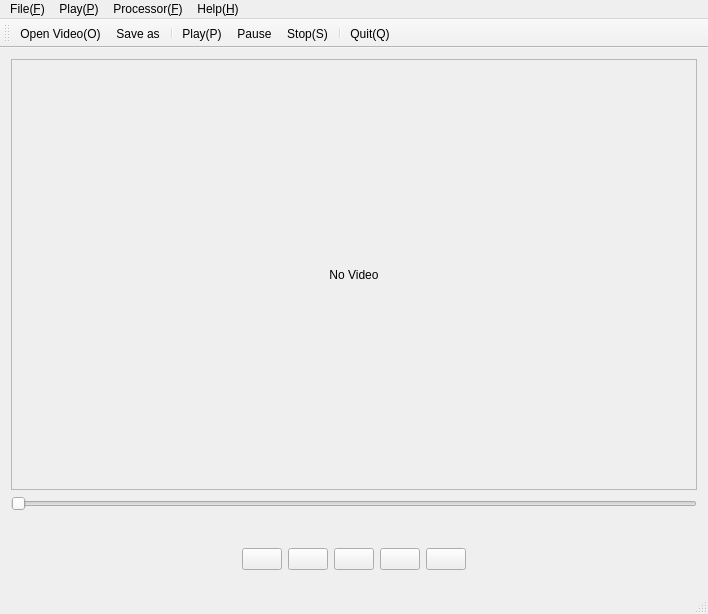
<?xml version="1.0" encoding="UTF-8"?>
<ui version="4.0">
 <class>MainWindow</class>
 <widget class="QMainWindow" name="MainWindow">
  <property name="geometry">
   <rect>
    <x>0</x>
    <y>0</y>
    <width>708</width>
    <height>614</height>
   </rect>
  </property>
  <property name="windowTitle">
   <string>VideoPlayer</string>
  </property>
  <widget class="QWidget" name="centralWidget">
   <layout class="QGridLayout" name="gridLayout">
    <item row="0" column="0">
     <widget class="QScrollArea" name="scrollArea">
      <property name="widgetResizable">
       <bool>true</bool>
      </property>
      <widget class="QWidget" name="scrollAreaWidgetContents">
       <property name="geometry">
        <rect>
         <x>0</x>
         <y>0</y>
         <width>688</width>
         <height>427</height>
        </rect>
       </property>
       <layout class="QGridLayout" name="gridLayout_2">
        <item row="0" column="0">
         <widget class="QLabel" name="videoLabel">
          <property name="text">
           <string>No Video</string>
          </property>
          <property name="alignment">
           <set>Qt::AlignCenter</set>
          </property>
         </widget>
        </item>
       </layout>
      </widget>
     </widget>
    </item>
    <item row="4" column="0">
     <widget class="QWidget" name="widget" native="true">
      <layout class="QHBoxLayout" name="horizontalLayout">
       <item>
        <spacer name="horizontalSpacer">
         <property name="orientation">
          <enum>Qt::Horizontal</enum>
         </property>
         <property name="sizeHint" stdset="0">
          <size>
           <width>40</width>
           <height>20</height>
          </size>
         </property>
        </spacer>
       </item>
       <item>
        <widget class="QPushButton" name="btnLast">
         <property name="text">
          <string/>
         </property>
         <property name="icon">
          <iconset resource="myResources.qrc">
           <normaloff>:/myImages/actions/media-seek-backward.png</normaloff>:/myImages/actions/media-seek-backward.png</iconset>
         </property>
        </widget>
       </item>
       <item>
        <widget class="QPushButton" name="btnPlay">
         <property name="text">
          <string/>
         </property>
         <property name="icon">
          <iconset resource="myResources.qrc">
           <normaloff>:/myImages/actions/gtk-media-play-ltr.png</normaloff>:/myImages/actions/gtk-media-play-ltr.png</iconset>
         </property>
        </widget>
       </item>
       <item>
        <widget class="QPushButton" name="btnPause">
         <property name="text">
          <string/>
         </property>
         <property name="icon">
          <iconset resource="myResources.qrc">
           <normaloff>:/myImages/actions/gtk-media-pause.png</normaloff>:/myImages/actions/gtk-media-pause.png</iconset>
         </property>
        </widget>
       </item>
       <item>
        <widget class="QPushButton" name="btnStop">
         <property name="text">
          <string/>
         </property>
         <property name="icon">
          <iconset resource="myResources.qrc">
           <normaloff>:/myImages/actions/gtk-media-stop.png</normaloff>:/myImages/actions/gtk-media-stop.png</iconset>
         </property>
        </widget>
       </item>
       <item>
        <widget class="QPushButton" name="btnNext">
         <property name="text">
          <string/>
         </property>
         <property name="icon">
          <iconset resource="myResources.qrc">
           <normaloff>:/myImages/actions/gtk-media-forward-ltr.png</normaloff>:/myImages/actions/gtk-media-forward-ltr.png</iconset>
         </property>
        </widget>
       </item>
       <item>
        <spacer name="horizontalSpacer_2">
         <property name="orientation">
          <enum>Qt::Horizontal</enum>
         </property>
         <property name="sizeHint" stdset="0">
          <size>
           <width>40</width>
           <height>20</height>
          </size>
         </property>
        </spacer>
       </item>
      </layout>
     </widget>
    </item>
    <item row="2" column="0">
     <widget class="QSlider" name="progressSlider">
      <property name="orientation">
       <enum>Qt::Horizontal</enum>
      </property>
     </widget>
    </item>
    <item row="3" column="0">
     <widget class="QLabel" name="timeLabel">
      <property name="text">
       <string/>
      </property>
      <property name="alignment">
       <set>Qt::AlignRight|Qt::AlignTrailing|Qt::AlignVCenter</set>
      </property>
     </widget>
    </item>
   </layout>
  </widget>
  <widget class="QMenuBar" name="menuBar">
   <property name="geometry">
    <rect>
     <x>0</x>
     <y>0</y>
     <width>708</width>
     <height>17</height>
    </rect>
   </property>
   <widget class="QMenu" name="menu_File">
    <property name="title">
     <string>File(&amp;F)</string>
    </property>
    <addaction name="actionOpen"/>
    <addaction name="actionClose"/>
    <addaction name="separator"/>
    <addaction name="actionSave_as"/>
    <addaction name="separator"/>
    <addaction name="actionClean_Temp_Files"/>
    <addaction name="separator"/>
    <addaction name="actionQuit"/>
   </widget>
   <widget class="QMenu" name="menuProcessor">
    <property name="title">
     <string>Processor(&amp;F)</string>
    </property>
    <addaction name="action_Morpho"/>
   </widget>
   <widget class="QMenu" name="menuHelp">
    <property name="title">
     <string>Help(&amp;H)</string>
    </property>
    <addaction name="actionAbout"/>
    <addaction name="actionAbout_Qt"/>
   </widget>
   <widget class="QMenu" name="menuPlay">
    <property name="title">
     <string>Play(&amp;P)</string>
    </property>
    <addaction name="actionPlay"/>
    <addaction name="actionPause"/>
    <addaction name="actionStop_S"/>
    <addaction name="actionLast_Frame_L"/>
    <addaction name="actionNext_Frame_N"/>
   </widget>
   <addaction name="menu_File"/>
   <addaction name="menuPlay"/>
   <addaction name="menuProcessor"/>
   <addaction name="menuHelp"/>
  </widget>
  <widget class="QToolBar" name="mainToolBar">
   <attribute name="toolBarArea">
    <enum>TopToolBarArea</enum>
   </attribute>
   <attribute name="toolBarBreak">
    <bool>false</bool>
   </attribute>
   <addaction name="actionOpen"/>
   <addaction name="actionSave_as"/>
   <addaction name="separator"/>
   <addaction name="actionPlay"/>
   <addaction name="actionPause"/>
   <addaction name="actionStop_S"/>
   <addaction name="separator"/>
   <addaction name="actionQuit"/>
  </widget>
  <widget class="QStatusBar" name="statusBar"/>
  <action name="actionOpen">
   <property name="icon">
    <iconset resource="myResources.qrc">
     <normaloff>:/myImages/actions/document-open.png</normaloff>:/myImages/actions/document-open.png</iconset>
   </property>
   <property name="text">
    <string>Open Video(&amp;O)</string>
   </property>
   <property name="shortcut">
    <string>Ctrl+O</string>
   </property>
  </action>
  <action name="actionClose">
   <property name="icon">
    <iconset resource="myResources.qrc">
     <normaloff>:/myImages/actions/gtk-close.png</normaloff>:/myImages/actions/gtk-close.png</iconset>
   </property>
   <property name="text">
    <string>Close Video(&amp;C)</string>
   </property>
   <property name="shortcut">
    <string>Ctrl+W</string>
   </property>
  </action>
  <action name="actionQuit">
   <property name="icon">
    <iconset resource="myResources.qrc">
     <normaloff>:/myImages/actions/gtk-quit.png</normaloff>:/myImages/actions/gtk-quit.png</iconset>
   </property>
   <property name="text">
    <string>Quit(&amp;Q)</string>
   </property>
   <property name="shortcut">
    <string>Ctrl+Q</string>
   </property>
  </action>
  <action name="actionSave_as">
   <property name="icon">
    <iconset resource="myResources.qrc">
     <normaloff>:/myImages/actions/document-save-as.png</normaloff>:/myImages/actions/document-save-as.png</iconset>
   </property>
   <property name="text">
    <string>Save as</string>
   </property>
   <property name="shortcut">
    <string>Ctrl+Shift+S</string>
   </property>
  </action>
  <action name="actionAbout">
   <property name="icon">
    <iconset resource="myResources.qrc">
     <normaloff>:/myImages/actions/gtk-about.png</normaloff>:/myImages/actions/gtk-about.png</iconset>
   </property>
   <property name="text">
    <string>About(&amp;A)</string>
   </property>
   <property name="shortcut">
    <string>F1</string>
   </property>
  </action>
  <action name="actionAbout_Qt">
   <property name="icon">
    <iconset resource="myResources.qrc">
     <normaloff>:/myImages/actions/gtk-help.png</normaloff>:/myImages/actions/gtk-help.png</iconset>
   </property>
   <property name="text">
    <string>About &amp;Qt</string>
   </property>
  </action>
  <action name="actionPlay">
   <property name="icon">
    <iconset resource="myResources.qrc">
     <normaloff>:/myImages/actions/gtk-media-play-ltr.png</normaloff>:/myImages/actions/gtk-media-play-ltr.png</iconset>
   </property>
   <property name="text">
    <string>Play(&amp;P)</string>
   </property>
   <property name="shortcut">
    <string>Ctrl+Shift+P</string>
   </property>
  </action>
  <action name="actionStop_S">
   <property name="icon">
    <iconset resource="myResources.qrc">
     <normaloff>:/myImages/actions/gtk-media-stop.png</normaloff>:/myImages/actions/gtk-media-stop.png</iconset>
   </property>
   <property name="text">
    <string>Stop(&amp;S)</string>
   </property>
   <property name="shortcut">
    <string>Ctrl+Shift+T</string>
   </property>
  </action>
  <action name="actionLast_Frame_L">
   <property name="icon">
    <iconset resource="myResources.qrc">
     <normaloff>:/myImages/actions/media-seek-backward.png</normaloff>:/myImages/actions/media-seek-backward.png</iconset>
   </property>
   <property name="text">
    <string>Last Frame(&amp;L)</string>
   </property>
   <property name="shortcut">
    <string>Ctrl+Shift+L</string>
   </property>
  </action>
  <action name="actionNext_Frame_N">
   <property name="icon">
    <iconset resource="myResources.qrc">
     <normaloff>:/myImages/actions/media-seek-forward.png</normaloff>:/myImages/actions/media-seek-forward.png</iconset>
   </property>
   <property name="text">
    <string>Next Frame(&amp;N)</string>
   </property>
   <property name="shortcut">
    <string>Ctrl+Shift+N</string>
   </property>
  </action>
  <action name="actionPause">
   <property name="icon">
    <iconset resource="myResources.qrc">
     <normaloff>:/myImages/actions/gtk-media-pause.png</normaloff>:/myImages/actions/gtk-media-pause.png</iconset>
   </property>
   <property name="text">
    <string>Pause</string>
   </property>
  </action>
  <action name="action_Morpho">
   <property name="text">
    <string>&amp;Morphology Transform</string>
   </property>
  </action>
  <action name="actionClean_Temp_Files">
   <property name="icon">
    <iconset resource="myResources.qrc">
     <normaloff>:/myImages/actions/edit-clear.png</normaloff>:/myImages/actions/edit-clear.png</iconset>
   </property>
   <property name="text">
    <string>Clean Temp Files</string>
   </property>
  </action>
 </widget>
 <layoutdefault spacing="6" margin="11"/>
 <resources>
  <include location="myResources.qrc"/>
 </resources>
 <connections/>
</ui>
